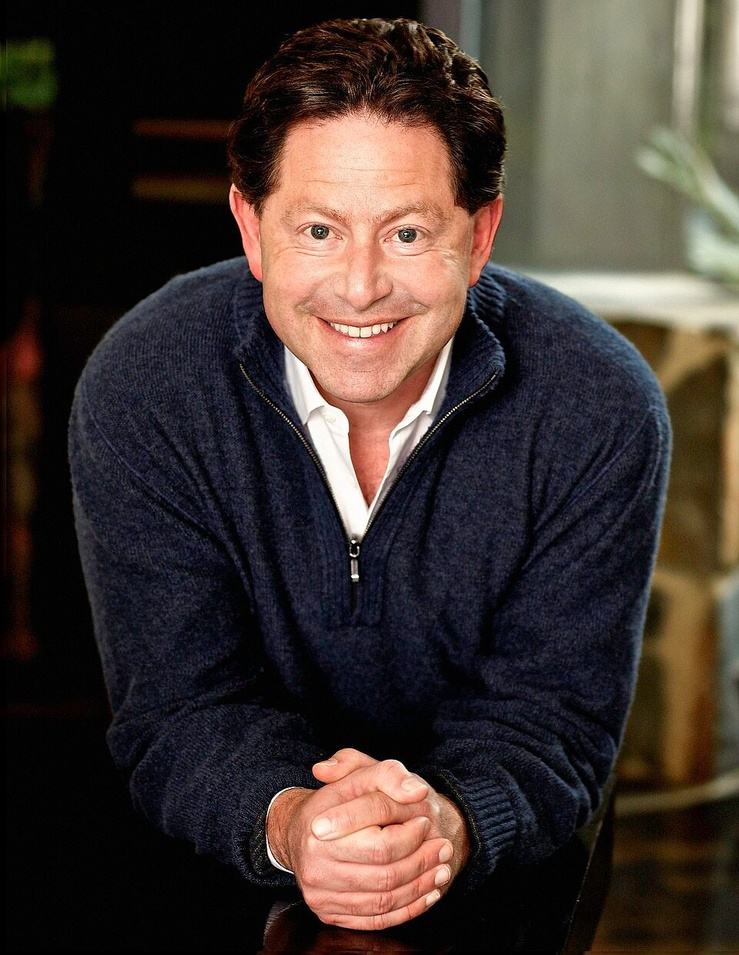
#> input picture hanubees Media Army/assets/library/activision/photo.jpg, 739 x 955 px, shrunk from 960 x 1242 before the run
$ python detect-face.py --input ../assets/library/activision/photo.jpg --dir ../assets/library/activision
#> lines starting #> are read from the running program, lines starting #| are printed output that depends on the picture
#!/usr/bin/env python3
"""Face detection + smart crop for founder photos.
Detects faces with OpenCV Haar cascade, crops to a centered close-up.

Usage:
  python scripts/detect-face.py --input /tmp/founders/bezos0.jpg --output /tmp/founders/bezos0-cropped.jpg
  python scripts/detect-face.py --dir /tmp/founders    # batch process all
  python scripts/detect-face.py --dir /tmp/founders --overwrite
"""
import cv2, sys, os, argparse
from pathlib import Path

# Load Haar cascade for face detection
CASCADE = cv2.data.haarcascades + "haarcascade_frontalface_default.xml"
face_cascade = cv2.CascadeClassifier(CASCADE)
if face_cascade.empty():
    raise RuntimeError("Failed to load Haar cascade")

EXTRA_CASCADES = [
    cv2.data.haarcascades + "haarcascade_frontalface_alt.xml",
    cv2.data.haarcascades + "haarcascade_frontalface_alt2.xml",
    cv2.data.haarcascades + "haarcascade_profileface.xml",
]
extra_cascades = []
for c in EXTRA_CASCADES:
    cc = cv2.CascadeClassifier(c)
    if not cc.empty():
        extra_cascades.append(cc)


def detect_faces(img_path):
    img = cv2.imread(str(img_path))
#> img is the input picture: shape (955, 739, 3); mean B, G, R 47.8, 52.4, 63.3
    if img is None:
        return None, None, f"cannot read {img_path}"
    gray = cv2.cvtColor(img, cv2.COLOR_BGR2GRAY)
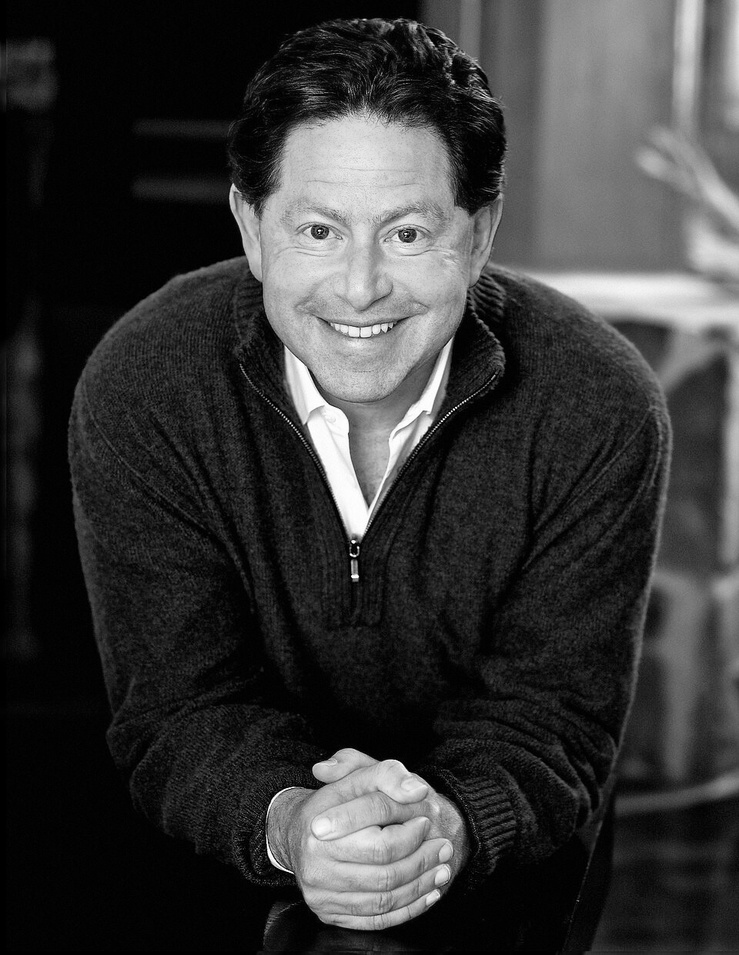
#> gray: shape (955, 739); min 0, max 255, mean 55.1
    h, w = img.shape[:2]
#> h = 955; w = 739
    # Try primary cascade with different parameters
    all_faces = []
    for scale in [1.05, 1.1, 1.15]:
        for min_n in [3, 4, 5]:
            faces = face_cascade.detectMultiScale(gray, scaleFactor=scale, minNeighbors=min_n, minSize=(60, 60))
            for (x, y, fw, fh) in faces:
                all_faces.append((x, y, fw, fh, scale))
#> after the loop, all_faces = 32 items, first 6: (280, 731, 200, 200, 1.05), (233, 126, 259, 259, 1.05), (247, 228, 228, 228, 1.05), (280, 731, 200, 200, 1.05), (233, 126, 259, 259, 1.05), (247, 228, 228, 228, 1.05)
    # Try extra cascades
    for cascade in extra_cascades:
        faces = cascade.detectMultiScale(gray, 1.1, 4, minSize=(60, 60))
        for (x, y, fw, fh) in faces:
            all_faces.append((x, y, fw, fh, 0))
#> this loop made 3 passes
#> faces on passes 1 to 2: [[239, 130, 250, 250]], [[238, 129, 254, 254]]
#> after the loop, all_faces = 34 items, first 6: (280, 731, 200, 200, 1.05), (233, 126, 259, 259, 1.05), (247, 228, 228, 228, 1.05), (280, 731, 200, 200, 1.05), (233, 126, 259, 259, 1.05), (247, 228, 228, 228, 1.05)
    if not all_faces:
        return None, img, "no face detected"
    # Pick largest face (highest area)
    largest = max(all_faces, key=lambda f: f[2] * f[3])
#> largest = (233, 126, 259, 259, 1.05)
    x, y, fw, fh = largest[:4]
#> x = 233; y = 126; fw = 259; fh = 259
    # Expand crop to include shoulders, centered on face
    cx, cy = x + fw // 2, y + fh // 2
#> cx = 362; cy = 255
    crop_size = max(fw, fh) * 2
#> crop_size = 518
    crop_size = max(crop_size, min(w, h) * 0.6)
    crop_size = int(crop_size)
    x1 = max(0, cx - crop_size // 2)
#> x1 = 103
    y1 = max(0, cy - int(crop_size * 0.45))  # bias up for forehead
#> y1 = 22
    x2 = min(w, x1 + crop_size)
#> x2 = 621
    y2 = min(h, y1 + crop_size)
#> y2 = 540
    # Adjust if we hit edges
    if x2 - x1 < crop_size:
        x1 = max(0, x2 - crop_size)
    if y2 - y1 < crop_size:
        y1 = max(0, y2 - crop_size)
    cropped = img[y1:y2, x1:x2]
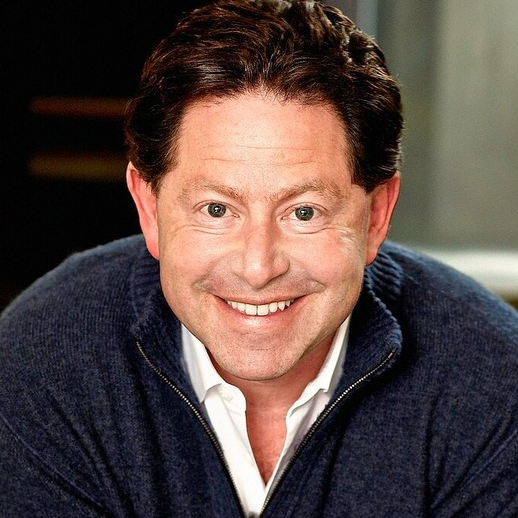
#> cropped: shape (518, 518, 3); mean B, G, R 66.6, 71, 87.3
    return (x, y, fw, fh), cropped, "ok"


def main():
    parser = argparse.ArgumentParser(description="Face detect + smart crop for founder photos")
    parser.add_argument("--input", help="Single input image path")
    parser.add_argument("--output", help="Single output image path (default: input with -cropped suffix)")
    parser.add_argument("--dir", help="Batch process all images in directory")
    parser.add_argument("--overwrite", action="store_true", help="Overwrite originals with cropped versions")
    args = parser.parse_args()

    if args.dir:
        d = Path(args.dir)
        files = list(d.glob("*.jpg")) + list(d.glob("*.jpeg")) + list(d.glob("*.png"))
        print(f"Processing {len(files)} images in {d}...")
        ok = fail = 0
        for f in sorted(files):
            box, cropped, msg = detect_faces(f)
#> box = (233, 126, 259, 259); msg = 'ok'
            if box is None:
                print(f"  ✗ {f.name}: {msg}")
                fail += 1
                continue
            if args.overwrite:
                out = f
            else:
                out = f.parent / f"{f.stem}-cropped{f.suffix}"
            cv2.imwrite(str(out), cropped)
            print(f"  ✓ {f.name}: face at ({box[0]},{box[1]} {box[2]}x{box[3]}) → {out.name}")
#|   ✓ photo.jpg: face at (233,126 259x259) → photo-cropped.jpg
            ok += 1
        print(f"\nDone: {ok} ok, {fail} failed")

    elif args.input:
        inp = Path(args.input)
        if not inp.exists():
            print(f"Error: {inp} not found")
            sys.exit(1)
        out = Path(args.output) if args.output else inp.parent / f"{inp.stem}-cropped{inp.suffix}"
        box, cropped, msg = detect_faces(inp)
        if box is None:
            print(f"Error: {msg}")
            sys.exit(1)
        cv2.imwrite(str(out), cropped)
        print(f"Face at ({box[0]},{box[1]} {box[2]}x{box[3]}) → {out}")

    else:
        parser.print_help()


if __name__ == "__main__":
    main()
